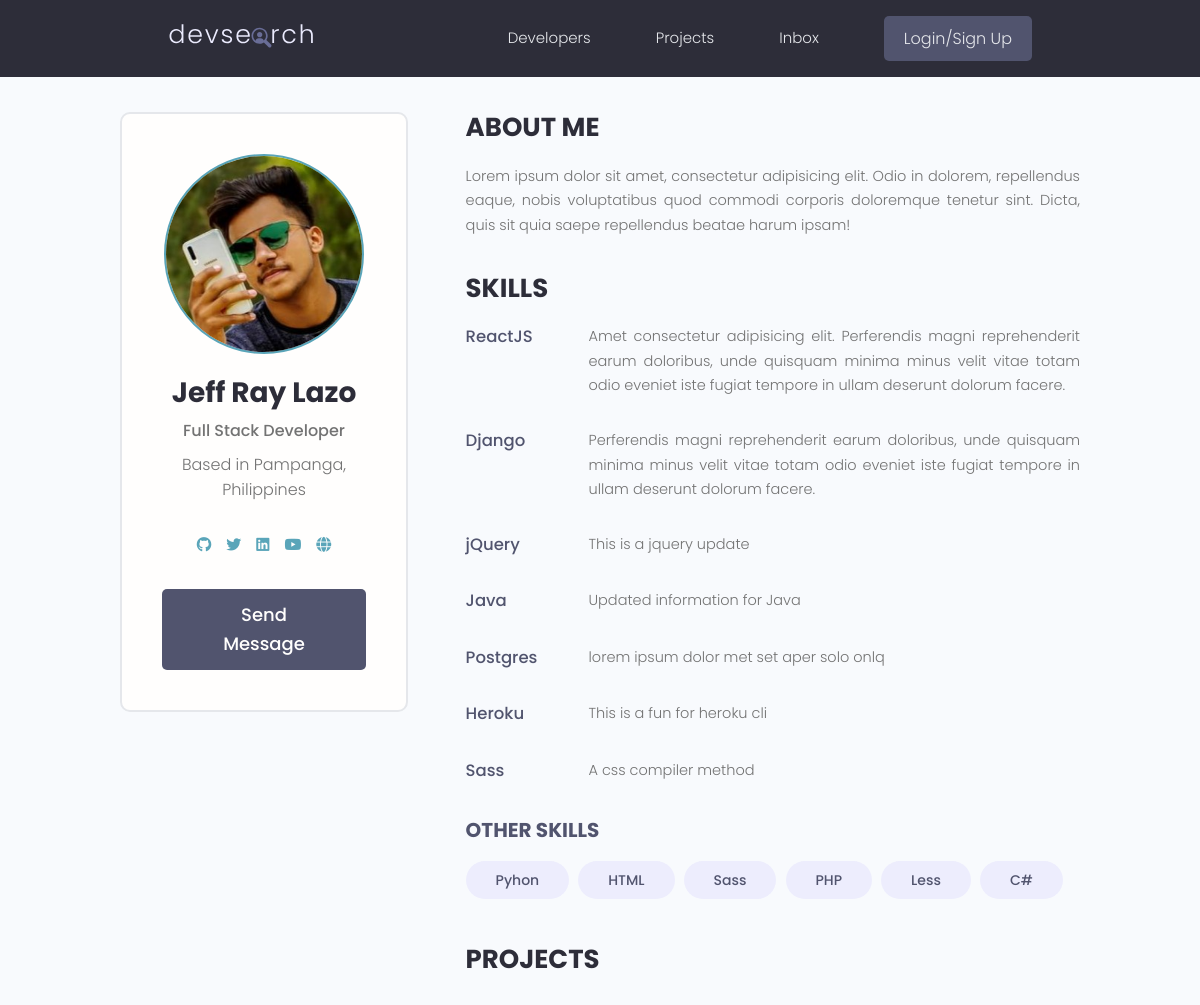
/profile/82cf77cb-0a09-48b4-9844-0f47ef6420b0/, run on the app's committed database.
### users/models.py (models this page shows, shortened)
class Profile(models.Model):
    id = models.UUIDField(default=uuid.uuid4, unique=True,
                          primary_key=True, editable=False)
    user = models.OneToOneField(
        User, on_delete=models.CASCADE, null=True, blank=True)
    name = models.CharField(max_length=200, blank=True, null=True)
    email = models.EmailField(max_length=500, blank=True, null=True)
    username = models.CharField(max_length=200, blank=True, null=True)
    short_intro = models.CharField(max_length=200, blank=True, null=True)
    bio = models.TextField(blank=True, null=True)
    location = models.CharField(max_length=200, blank=True, null=True)
    profile_image = models.ImageField(
        null=True, blank=True, upload_to="profiles/", default="profiles/user-default.png")
    social_github = models.CharField(max_length=200, blank=True, null=True)
    social_twitter = models.CharField(max_length=200, blank=True, null=True)
    social_linkedin = models.CharField(max_length=200, blank=True, null=True)
    social_youtube = models.CharField(max_length=200, blank=True, null=True)
    social_website = models.CharField(max_length=200, blank=True, null=True)
    created = models.DateTimeField(auto_now_add=True)

class Skill(models.Model):
    id = models.UUIDField(default=uuid.uuid4, unique=True,
                          primary_key=True, editable=False)
    owner = models.ForeignKey(
        Profile, on_delete=models.CASCADE, null=True, blank=True)
    name = models.CharField(max_length=200, blank=True, null=True)
    description = models.TextField(blank=True, null=True)
    created = models.DateTimeField(auto_now_add=True)
    def __str__(self):
        return str(self.name)

### users/views.py (the view)
# urls.py: path('profile/<str:pk>/', views.userProfile, name="user-profile"),
def userProfile(request, pk):
    profile = Profile.objects.get(id=pk)
    topSkills = profile.skill_set.exclude(description__exact="")
    otherSkills = profile.skill_set.filter(description="")
    context = {'profile': profile, 'topSkills': topSkills,
               'otherSkills': otherSkills}
    return render(request, 'users/user-profile.html', context)

### users/templates/users/user-profile.html (shortened to what this page needs)
{% extends 'main.html' %}
{% block content %}
<main class="profile my-md">
    <div class="container">
        <div class="layout">
            <div class="column column--1of3">
                <div class="card text-center">
                    <div class="card__body dev">
                        <img class="avatar avatar--xl" src="{{profile.profile_image.url}}" />
                        <h2 class="dev__name">{{profile.name}}</h2>
                        <p class="dev__title">{{profile.short_intro}}</p>
                        <p class="dev__location">Based in {{profile.location}}</p>
                        <ul class="dev__social">
                            {% if profile.social_github %}
                            <li>
                                <a title="Github" href="{{profile.social_github}}" target="_blank">
                                    <i class="fa-brands fa-github"></i>
                                </a>
                            </li>
                            {% endif %}
                            {% if profile.social_twitter %}
                            <li>
                                <a title="Twitter" href="{{profile.social_twitter}}" target="_blank">
                                    <i class="fa-brands fa-twitter"></i>
                                </a>
                            </li>
                            {% endif %}
                            {% if profile.social_linkedin %}
                            <li>
                                <a title="LinkedIn" href="{{profle.social_linked}}" target="_blank">
                                    <i class="fa-brands fa-linkedin"></i>
                                </a>
                            </li>
                            {% endif %}
                            {% if profile.social_youtube %}
                            <li>
                                <a title="LinkedIn" href="{{profle.social_youtube}}" target="_blank">
                                    <i class="fa-brands fa-youtube"></i>
                                </a>
                            </li>
                            {% endif %}
                            {% if profile.social_website %}
                            <li>
                                <a title="Personal Website" href="{{profile.social_website}}" target="_blank">
                                    <i class="fa-solid fa-globe"></i>
                                </a>
                            </li>
                            {% endif %}
                        </ul>
                        <a href="#" class="btn btn--sub btn--lg">Send Message </a>
                    </div>
                </div>
            </div>
            <div class="column column--2of3">
                <div class="devInfo">
                    <h3 class="devInfo__title">About Me</h3>
                    <p class="devInfo__about">
                        {{profile.bio}}
                    </p>
                </div>
                <div class="devInfo">
                    <h3 class="devInfo__title">Skills</h3>
                    <div class="devInfo__skills">
                        {% for skill in topSkills %}
                        <div class="devSkill">
                            <h4 class="devSkill__title">{{skill.name}}</h4>
                            <p class="devSkill__info">
                                {{skill.description}}
                            </p>
                        </div>
                        {% endfor %}
                        <h3 class="devInfo__subtitle">Other Skills</h3>
                        <div class="devInfo__otherSkills">
                            {% for other_skill in otherSkills %}
                            <span class="tag tag--pill tag--sub tag--lg">
                                <small>{{other_skill}}</small>
                            </span>
                            {% endfor %}
                        </div>
                    </div>
                </div>
                <div class="devInfo">
                    <h3 class="devInfo__title">Projects</h3>
                </div>
            </div>
        </div>
    </div>
</main>
{% endblock %}

### static/styles/app.css (style rules this page uses)
:root { --color-sub: #2d2d39; }
.btn--sub { background-color: var(--color-sub-light); }
.card { border: 2px solid var(--color-light); }
img { width: 100%; }
.profile .card > .dev { padding: 4rem; }
.dev__name { color: var(--color-sub); font-size: 2.8rem; font-weight: 700; margin-top: 1rem; margin-bottom: 0.5rem; }
.dev__title { font-size: 1.6rem; font-weight: 500; line-height: 1.3; }
.dev__location { margin-top: 1rem; }
.dev__social { margin: 3rem 0; list-style: none; display: flex; justify-content: center; gap: 1.5rem; }
.devInfo { margin-bottom: 3rem; }
.devInfo__title, .devInfo__subtitle { font-size: 2.6rem; color: var(--color-sub); text-transform: uppercase; font-weight: 700; margin-bottom: 1.5rem; }
.devInfo__subtitle { font-size: 2rem; color: var(--color-sub-light); }
.devInfo__about, .devSkill__info { font-size: 1.45rem; line-height: 1.7; text-align: justify; }
.devSkill { margin-bottom: 3rem; }
.devSkill__title { font-size: 1.65rem; font-weight: 500; color: var(--color-sub-light); }
@media screen and (min-width: 700px) { .devSkill { display: flex; justify-content: space-between; gap: 3rem; } }
@media screen and (min-width: 700px) { .devSkill__info { flex-basis: 80%; } }

### static/styles/utilities.css (style rules this page uses)
:root { --space-1: .5rem; --space-2: 1rem; --space-3: 2rem; --space-4: 4rem; }

### static/uikit/styles/modules/_variables.css (style rules this page uses)
:root { --color-main: #5aa5b9; --color-main-light: #e6faff; --color-sub: #3f4156; --color-sub-light: #51546e; --color-sub-lighter: #ededfd; --color-text: #737373; --color-gray: #8b8b8b; --color-light: #e5e7eb; --color-light-gray: #767676; --color-bg: #f8fafd; --color-white: #fffefd; --color-white-light: #f3f3f3; --color-success: #359e64; --color-success-bg: #def8e8; --color-error: #fc4b0b; --color-error-bg: #fff2ee; --font-base: 'Poppins', arial, helvetica, 'Segoe UI', roboto, ubuntu, sans-serif; --font-monospace: 'Fira Code', 'Courier New', courier, monospace; --font-regular: 300; --font-medium: 500; --font-bold: 700; --generic-shadow: 1px 1px 5px #00000010; --generic-transition: all 0.3s ease-in-out; }

### static/uikit/styles/modules/_base.css (style rules this page uses)
* { margin: 0; padding: 0; box-sizing: border-box; text-rendering: optimizeLegibility; color: inherit; font-size: inherit; }
html { font-size: 50%; }
@media only screen and (min-width: 480px) { html { font-size: 56.25%; } }
@media only screen and (min-width: 1200px) { html { font-size: 62.5%; } }
body { line-height: 1.6; font-weight: 400; font-size: 1.5rem; color: var(--color-text); background-color: var(--color-bg); min-height: 100vh; }

### static/uikit/styles/modules/_typography.css (style rules this page uses)
* { font-family: var(--font-base); }
h2 { font-size: 3.6rem; font-weight: var(--font-bold); }
h3 { font-size: 3.2rem; font-weight: var(--font-medium); }
h4 { font-size: 2.8rem; font-weight: var(--font-medium); }
p, span, strong { font-size: 1.6rem; color: var(--color-text); font-weight: var(--font-regular); }
a { padding-bottom: 2px; text-decoration: none; display: inline-block; color: var(--color-main); font-weight: var(--font-medium); }

### static/uikit/styles/modules/_utilities.css (style rules this page uses)
.container { width: 92%; max-width: 165rem; margin: 0 auto; box-sizing: border-box; }
@media screen and (min-width: 1000px) { .container { width: 90%; } }
@media screen and (min-width: 1200px) { .container { width: 80%; } }
.text-center { text-align: center; }
.my-md { margin: 3rem auto; }

### static/uikit/styles/modules/_avatar.css (style rules this page uses)
.avatar { border-radius: 50%; border: 2px solid var(--color-main); object-fit: cover; }
.avatar--xl { height: 20rem; width: 20rem; }

### static/uikit/styles/modules/_button.css (style rules this page uses)
.btn { display: inline-block; position: relative; cursor: pointer; background-color: var(--color-light); font-weight: var(--font-medium); color: var(--color-sub); text-decoration: none; padding: 1rem 2rem; border-radius: 0.5rem; border: none; width: -webkit-fit-content; width: -moz-fit-content; width: fit-content; height: -webkit-fit-content; height: -moz-fit-content; height: fit-content; font-size: 1.6rem; outline-width: 0; outline-color: transparent; -webkit-backface-visibility: hidden; backface-visibility: hidden; transition: all 0.3s ease-in-out; }
.btn--sub { background-color: var(--color-sub); color: var(--color-white); }
.btn--lg { font-size: 1.8rem; padding: 1.2rem 4.5rem; }

### static/uikit/styles/modules/_card.css (style rules this page uses)
.card { border-radius: 1rem; background-color: var(--color-white); border: 1.5px solid var(--color-light); width: auto; height: auto; margin-top: 0.5rem; margin-bottom: 0.5rem; overflow: hidden; }
.card__body, .card__header { padding: 2rem 2.5rem; }

### static/uikit/styles/modules/_layout.css (style rules this page uses)
.layout { display: flex; flex-flow: row wrap; justify-content: space-between; }
.layout > .column { margin-bottom: 3rem; }
.layout > .column.column--1of3 { flex-basis: 30%; }
.layout > .column.column--2of3 { flex-basis: 64%; }

### data on the page
Profile: profile_image (picture), name "Jeff Ray Lazo", short_intro "Full Stack Developer", location "Pampanga, Philippines", bio "Lorem ipsum dolor sit amet, consectetur adipisicing elit. Odio in dolorem, repellendus eaque, nobis voluptatibus quod commodi corporis doloremque tenetur sint. Dicta, quis sit quia saepe repellendus beatae harum ipsam!"
Skill: name "ReactJS", description "Amet consectetur adipisicing elit. Perferendis magni reprehenderit earum doloribus, unde quisquam minima minus velit vitae totam odio eveniet iste fugiat tempore in ullam deserunt dolorum facere."
Skill: name "Django", description "Perferendis magni reprehenderit earum doloribus, unde quisquam minima minus velit vitae totam odio eveniet iste fugiat tempore in ullam deserunt dolorum facere."
Skill: name "jQuery", description "This is a jquery update"
Skill: name "Java", description "Updated information for Java"
Skill: name "Postgres", description "lorem ipsum dolor met set aper solo onlq"
Skill: name "Heroku", description "This is a fun for heroku cli"
Skill: name "Sass", description "A css compiler method"
Skill: name "Pyhon"
Skill: name "HTML"
Skill: name "Sass"
Skill: name "PHP"
Skill: name "Less"
Skill: name "C#"
